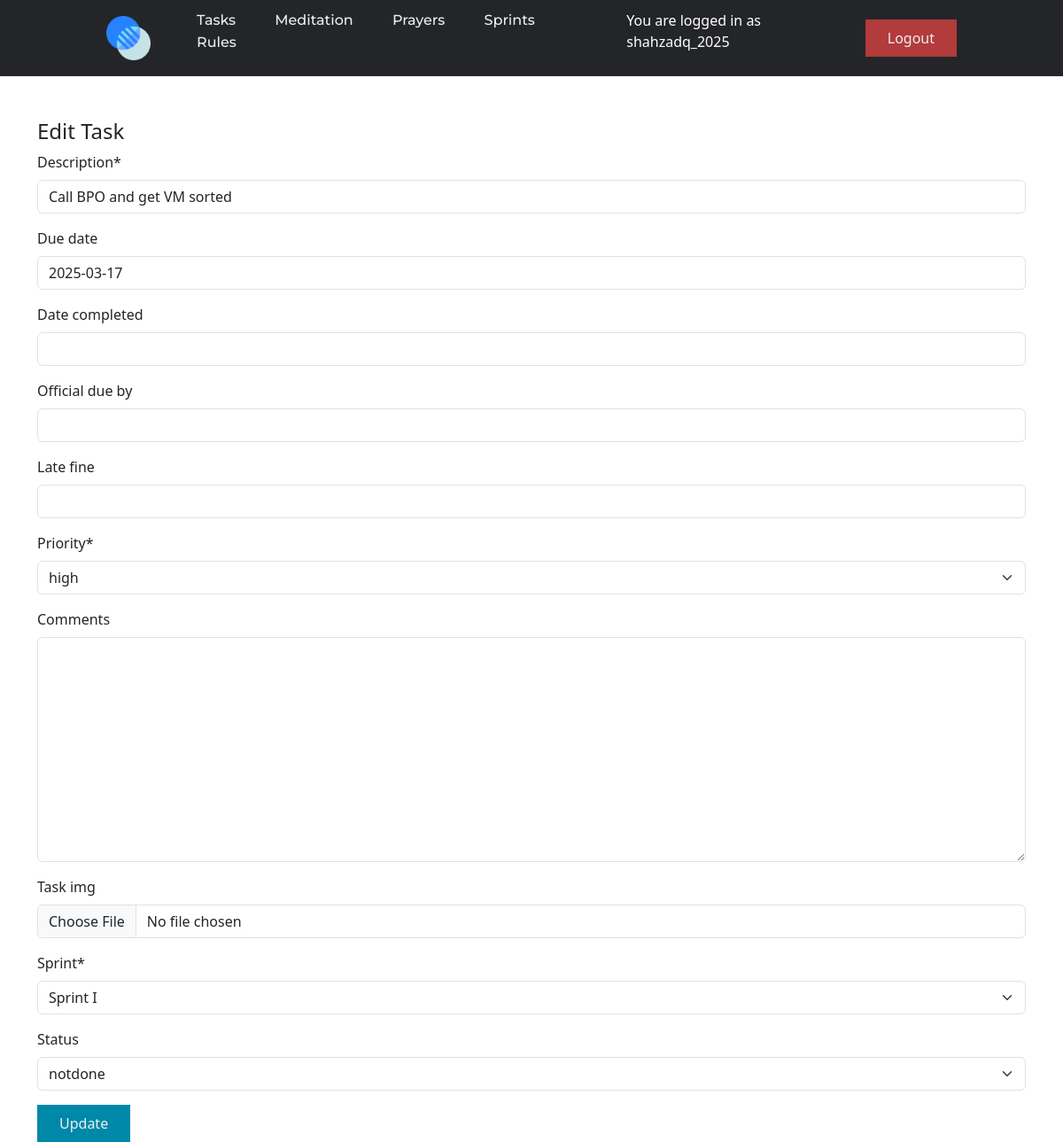
Page /tasks/2/edit/ (signed in) on the committed database.
### task/models.py (models this page shows, shortened)
class Task(models.Model):
    PRIO_CHOICES = [('high', 'high'), ('medium', 'medium'), ('low', 'low')]
    description = models.CharField(max_length=1000)
    due_date = models.DateField(blank=True, null=True)
    date_completed = models.DateField(null=True, blank=True)
    official_due_by = models.DateField(null=True, blank=True)
    late_fine = models.IntegerField(null=True, blank=True, default=0)
    priority = models.CharField(choices=PRIO_CHOICES, max_length=255)
    comments = models.TextField(null=True, blank=True)
    task_img = models.ImageField(null=True, blank=True)
    sprint = models.ForeignKey(Sprint, on_delete=models.CASCADE)
    owner = models.ForeignKey(get_user_model(), on_delete=models.CASCADE)
    status = models.CharField(choices=[
        ('notdone', 'notdone'),
        ('inprogress', 'inprogress'),
        ('complete', 'complete')],
        max_length=255, blank=True, null=True)

### task/views.py (the view)
# urls.py: path('tasks/<int:id>/edit/', views.task_edit, name='task_edit'),
@login_required
def task_edit(request, id):
    task = Task.objects.get(pk=id)
    form = TaskForm(instance=task)
    if request.method == 'POST':
        form = TaskForm(request.POST, instance=task)
        if form.is_valid():
            form.save()
            return redirect('tasks')
    context = {
        'form': form
    }
    return render(request, 'task/task_edit.html', context)

### task/forms.py
class TaskForm(forms.ModelForm):
    class Meta:
        model = Task
        fields = '__all__'
        exclude = ('owner', )

### task/models.py (called while the page is built)
    def __str__(self):
        return self.name

### templates/task/task_edit.html (shortened to what this page needs)
{% extends 'base.html' %}
{% load crispy_forms_tags %}
{% block content %}
  <div class="container mt-5">
    <h4>Edit Task</h4>
    <form action="" method="post">
      {{ form|crispy }}
      <button type="submit">Update</button>
    </form>
  </div>
{% endblock %}

### templates/base.html (shortened to what this page needs)
{% load static %}
{% load crispy_forms_tags %}
<!DOCTYPE html>
<html lang="en">
<head>
  <link rel="stylesheet" href="{% static 'css/styles.css' %}">
  <link rel="stylesheet" href="{% static 'css/bootstrap.min.css' %}">
</head>
<body>
<header>
  <a href="{% url 'index' %}">
    <img src="{% static 'images/logo.png' %}" class="logo" alt="Logo" width="50px" height="50px">
  </a>
  <nav>
    <ul class="nav_links">
      <li><a href="{% url 'tasks' %}">Tasks</a></li>
      <li><a href="{% url 'meditations' %}">Meditation</a></li>
      <li><a href="{% url 'prayers' %}">Prayers</a></li>
      <li><a href="{% url 'sprints' %}">Sprints</a></li>
      <li><a href="{% url 'rules' %}">Rules</a></li>
    </ul>
  </nav>
  {% if user.is_authenticated %}
    <p style="color:white;">You are logged in as {{ user.username }}</p>
    <form method="post" action="{% url 'logout' %}">
      <button class="logout_button" type="submit">Logout</button>
    </form>
  {% else %}
    <a href="{% url 'login' %}" class="cta"><button>Login</button></a>
  {% endif %}
</header>
  {% block content %} {% endblock %}
</body>
</html>

### assets/static/css/styles.css (style rules this page uses)
* { box-sizing: border-box; margin: 0px; padding: 0; }
li, a, button { font-family: "Montserrat", sans-serif; font-weight: 500; font-size: 16px; color: #ecf0f1; text-decoration: none; }
button { border-radius: 10px; }
.logout_button { background-color: rgba(178, 59, 59, 1); }
header { background-color: #242528; display: flex; justify-content: space-between; align-items: center; padding: 10px 10%; }
.logo { cursor: pointer; width: 50px; height: 50px; }
.nav_links { list-style: none; }
.nav_links li { display: inline-block; padding: 0px 20px; }
.nav_links li a { transform: all 0.3s ease 0s; text-decoration: none; color: #ecf0f1; }
button { padding: 9px 25px; background-color: rgba(0,136,169,1); border: none; border-radius: 10px; cursor: pointer; transform: all 0.3s ease 0s; }

### rows in the picture
Task: description "Call BPO and get VM sorted", due_date "2025-03-17", priority "high", sprint "Sprint I", status "notdone"

### other values in the picture
{{ user.username }} "shahzadq_2025"
